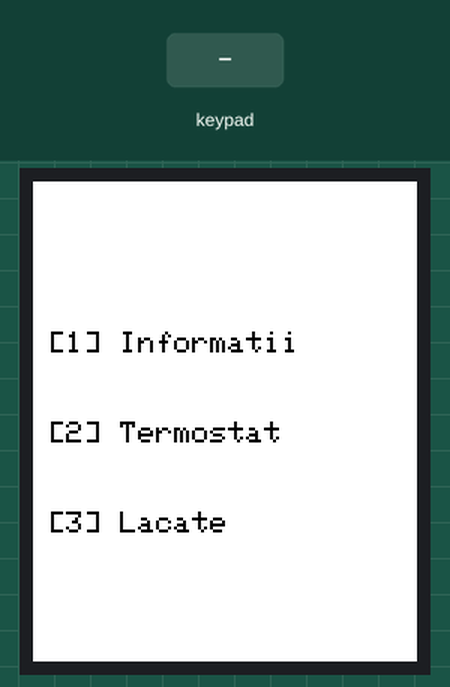
This sketch was run on a simulated Arduino Uno, built with avr-gcc and run on an emulated ATmega328P. Parts: 128×160 colour display. The test bench sets the inputs (shaded band). What the sketch prints to the serial monitor is not drawn.

Above: at 1.3 s.
1.4 s: keypad keys 6 5 7 1 2 * pressed 0.4 s apart
At 2.83 s:
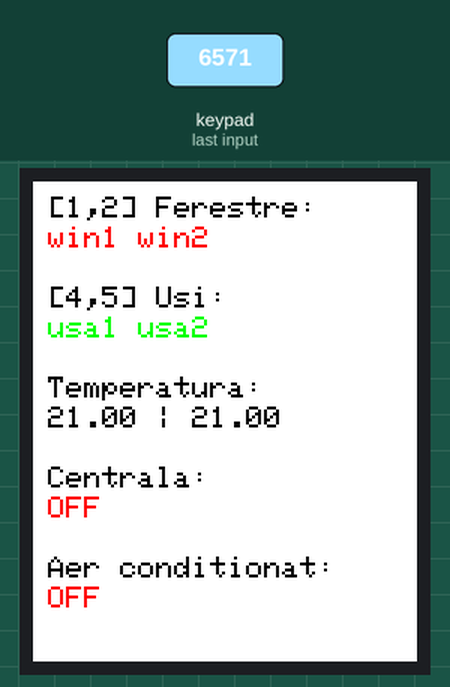
5.3 s: key '2' pressed
At 6.2 s:
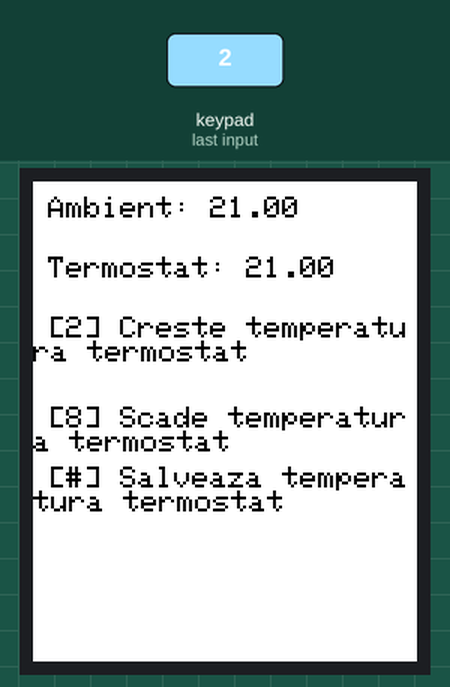
6.8 s: keypad keys 6 5 7 1 2 # pressed 0.4 s apart
At 11.3 s:
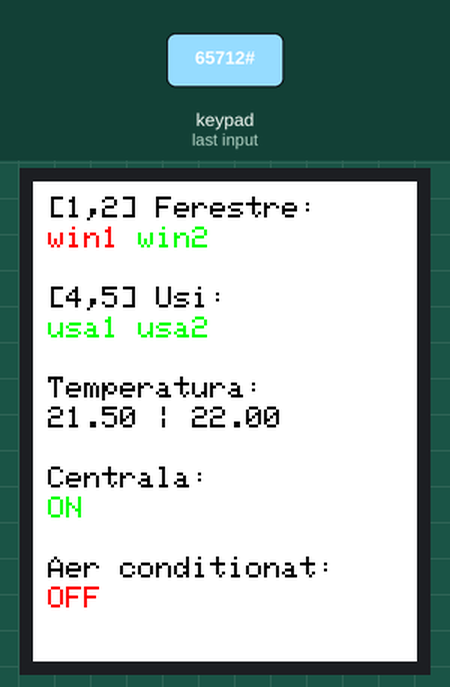
11.6 s: key '1' pressed
At 13.1 s:
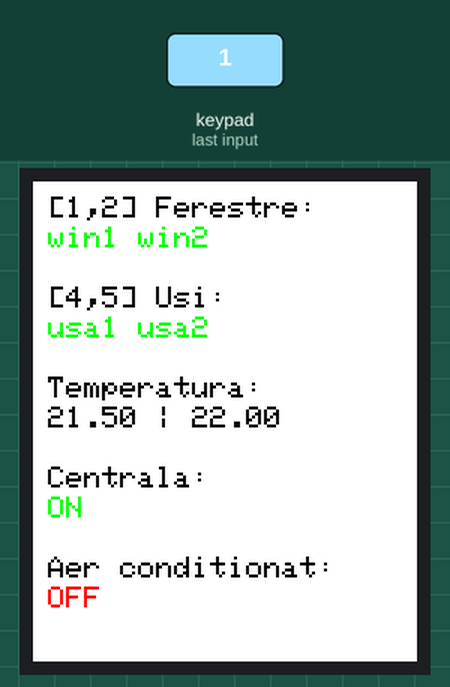
14.6 s: keypad keys 4 3 2 # pressed 0.4 s apart
At 16.5 s:
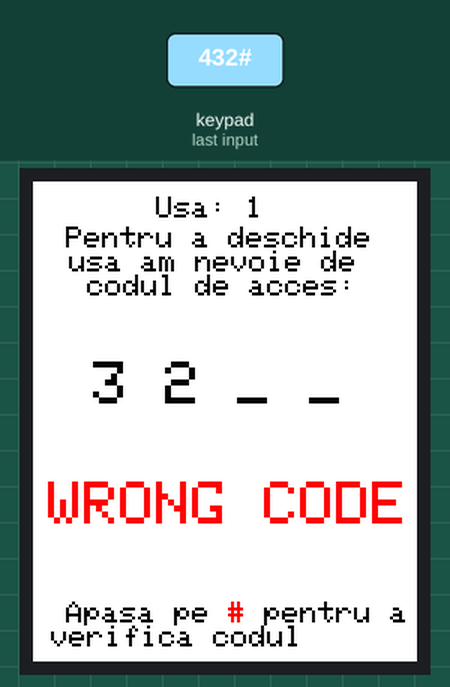
17.7 s: key '*' pressed
At 18.9 s:
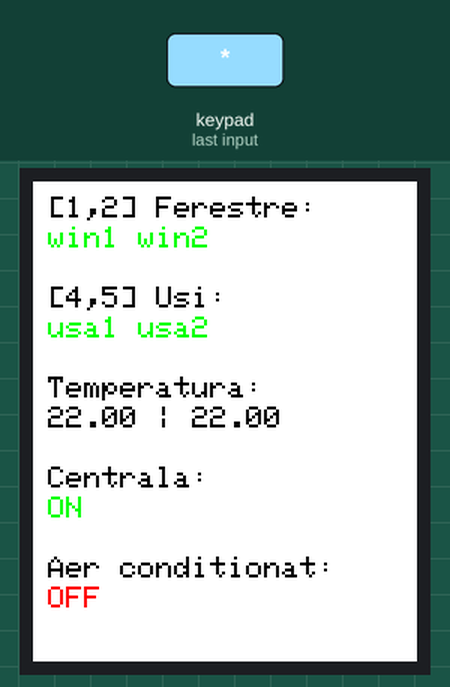
Timing chart, 0 to 20.7 s (numbered marks = the images above; inputs shaded):
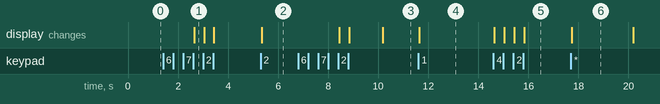

Measured:
- after the input at 1.4 s, the display: changes after 1.2 s (image 1)
- after the input at 5.3 s, the display: changes at once (image 2)
- after the input at 6.8 s, the display: first changes after 1.6 s (image 3 shows a later state)
- after the input at 11.6 s, the display: changes at once (image 4)
- after the input at 14.6 s, the display: first changes at once (image 5 shows a later state)
- after the input at 17.7 s, the display: changes at once (image 6)
- what the display in image 6 shows lasts 2.5 s, from 17.7 s to 20.2 s

The sketch:

ii.ino
```cpp
#include <Adafruit_GFX.h>    // Core graphics library
#include <Adafruit_ST7735.h> // Hardware-specific library for ST7735
#include <Keypad.h>
#include <TimerOne.h>
/////////////////////////////////////////////////////////////// HARDWARE ///////////////////////////////////////////////////////////////
// declarare display
#define TFT_CS 10
#define TFT_RST 9
#define TFT_DC 8
Adafruit_ST7735 tft = Adafruit_ST7735(TFT_CS, TFT_DC, TFT_RST);

//declarare butoane utilizate de pe keypad
const byte ROWS = 4;
const byte COLS = 3;
char keys[ROWS][COLS] = {
  {'1', '2', '3'},
  {'4', '5', '6'},
  {'7', '8', '9'},
  {'*', '0', '#'}

};
//declarare pini pentru keypad
byte rowPins[ROWS] = {6, 5, 7, 12};
byte colPins[COLS] = {4, 3, 2};
Keypad keypad = Keypad(makeKeymap(keys), rowPins, colPins, ROWS, COLS);

/////////////////////////////////////////////////////////////// SOFTWARE ///////////////////////////////////////////////////////////////
// stari
enum stateT {INDEX, INFO, TEMPERATURE, SECURITY, OPEN_DOOR, CHANGE_DOOR_CODE};
enum stateThermostat {STOP, START_HOT, START_COLD};

stateT state = INDEX;
stateThermostat thermostat = STOP;
// management erori
byte wrongCode = false;
// stare elemente monitorizate
byte window1Closed = false, window2Closed = false;
byte door1Closed = true, door2Closed = true;
short selectedDoor = 0;
// termostat
volatile float ambientTemperature = 21.0;
float setTemperature = 21.0;
// securitate
char code[2][4] = {{'0', '0', '0', '0'}, {'0', '0', '0', '0'}};
char userCode[4] = {' ', ' ', ' ', ' '};
char userCodeIndex = 0;


void setup() {
  Serial.begin(9600);
  tft.initR(INITR_BLACKTAB);
  Timer1.initialize(5000000);
  Timer1.attachInterrupt(changeAmbientTemperature);
  indexMenu();
}

void loop() {
  char key = keypad.getKey();

  if (key) {

    switch (state) {
      case INDEX:
        switch (key) {
          case '1': state = INFO; infoMenu(); break;
          case '2': state = TEMPERATURE; thermostatMenu(); break;
          case '3': state = SECURITY; locksMenu(); break;
          default: Serial.println("DK which button you pressed");
        }
        break;
      case INFO:
        switch (key) {
          case '1': handleInputChanged(1); break;
          case '2': handleInputChanged(2); break;
          case '4': state = OPEN_DOOR; resetInputCode(); selectedDoor = 1; openDoor(); break;
          case '5': state = OPEN_DOOR; resetInputCode(); selectedDoor = 2; openDoor(); break;
          case '*': state = INDEX;  indexMenu(); break;
          default: Serial.println("DK which button you pressed");
        }
        break;
      case OPEN_DOOR:
        switch (key) {
          case '*': state = INFO; wrongCode = false; infoMenu(); break;
          case '#': verifyCode(); break;
          default:
            Serial.println("You pressed: ");
            Serial.println(key);
            handleAddCode(key, 1);
        }
        break;
      case TEMPERATURE:
        switch (key) {
          case '2': increaseTemperature(); break;
          case '8': decreaseTemperature(); break;
          case '#':
            saveTemperature();
            state = INFO;
            infoMenu();
            break;
          case '*': state = INDEX; indexMenu(); break;
          default:
            Serial.println("You pressed: ");
            Serial.println(key);
        }
        break;
      case SECURITY:
        switch (key) {
          case '*': state = INDEX; indexMenu(); break;
          case '1': state = CHANGE_DOOR_CODE; resetInputCode(); selectedDoor = 1; changeDoorCode(); break;
          case '2': state = CHANGE_DOOR_CODE; resetInputCode(); selectedDoor = 2; changeDoorCode(); break;
          default:
            Serial.print("You pressed: ");
            Serial.println(key);

        }
        break;
      case CHANGE_DOOR_CODE:
        switch (key) {
          case '*': state = SECURITY; locksMenu(); break;
          case '#': confirmCode(); state = SECURITY; locksMenu(); break;
          default:
            Serial.println("You pressed: ");
            Serial.println(key);
            handleAddCode(key, 0);
        }
        break;
      default: Serial.println("Who am I?");
    }
  }
}

/////////////////////////////////////////////////////////////// COMMONS ///////////////////////////////////////////////////////////////
void initPage() {
  tft.fillScreen(ST7735_WHITE);
  tft.setTextSize(1);
  tft.setTextColor(ST7735_BLACK);
  tft.setTextWrap(true);
}
uint16_t getColor(byte item) {
  if (item)
    return ST7735_GREEN;
  else
    return ST7735_RED;
}
void resetInputCode() {
  for (char i = 0; i < 4; i++)
    userCode[i] = ' ';
}
/////////////////////////////////////////////////////////////// INDEX ///////////////////////////////////////////////////////////////
void indexMenu() {
  initPage();
  tft.setCursor(5, 50);
  tft.print("[1] Informatii");
  tft.setCursor(5, 80);
  tft.print("[2] Termostat");
  tft.setCursor(5, 110);
  tft.print("[3] Lacate");
}

/////////////////////////////////////////////////////////////// INFO ///////////////////////////////////////////////////////////////
void handleInputChanged(int input) {
  switch (input) {
    case 1: window1Closed = !window1Closed; break;
    case 2: window2Closed = !window2Closed; break;
    default: Serial.println("Only Jesus can help you now!");
  }
  infoMenu();
}
void infoMenu() {
  initPage();

  tft.setCursor(5, 5);
  tft.print("[1,2] Ferestre:");
  tft.setCursor(5, 15);
  tft.setTextColor(getColor(window1Closed));
  tft.print("win1 ");
  tft.setTextColor(getColor(window2Closed));
  tft.print("win2");

  tft.setTextColor(ST7735_BLACK);
  tft.setCursor(5, 35);
  tft.print("[4,5] Usi:");
  tft.setCursor(5, 45);
  tft.setTextColor(getColor(door1Closed));
  tft.print("usa1 ");
  tft.setTextColor(getColor(door2Closed));
  tft.print("usa2");

  tft.setTextColor(ST7735_BLACK);
  tft.setCursor(5, 65);
  tft.print("Temperatura:");
  tft.setCursor(5, 75);
  tft.print(ambientTemperature);
  tft.print(" | ");
  tft.print(setTemperature);

  tft.setCursor(5, 95);
  tft.print("Centrala:");
  tft.setCursor(5, 105);
  if (thermostat == START_HOT) {
    tft.setTextColor(ST7735_GREEN);
    tft.print("ON");
  }
  else {
    tft.setTextColor(ST7735_RED);
    tft.print("OFF");
  }

  tft.setTextColor(ST7735_BLACK);
  tft.setCursor(5, 125);
  tft.print("Aer conditionat:");
  tft.setCursor(5, 135);
  if (thermostat == START_COLD) {
    tft.setTextColor(ST7735_GREEN);
    tft.print("ON");
  }
  else {
    tft.setTextColor(ST7735_RED);
    tft.print("OFF");
  }
}
/////////////////////////////////////////////////////////////// OPEN_DOOR ///////////////////////////////////////////////////////////////
void handleAddCode(char key, byte _openDoor) {
  if (userCodeIndex + 1 > 4)
    userCodeIndex = 0;
  userCode[userCodeIndex] = ' ';
  userCode[userCodeIndex++] = key;
  if (_openDoor)
    openDoor();
  else
    changeDoorCode();
}
void openDoorWithCode() {
  initPage();
  tft.setCursor(5, 5);
  tft.print("      Usa: ");
  tft.print(selectedDoor);
  tft.setCursor(5, 15);
  tft.print(" Pentru a deschide    usa am nevoie de      codul de acces:");

  tft.setTextSize(2);
  tft.setCursor(20, 60);
  for (short i = 0; i < 4; i++) {
    if (userCode[i] == ' ')
      tft.print("_ ");
    else {
      tft.print(userCode[i]);
      tft.print(" ");
    }
  }

  if (wrongCode) {
    tft.setCursor(5, 100);
    tft.setTextColor(ST7735_RED);
    tft.print("WRONG CODE");
    tft.setTextColor(ST7735_BLACK);
  }
  tft.setTextSize(1);
  tft.setCursor(5, 140);
  tft.print(" Apasa pe ");
  tft.setTextColor(ST7735_RED);
  tft.print("# ");
  tft.setTextColor(ST7735_BLACK);
  tft.print("pentru a verifica codul");
}

void openDoor() {
  if (selectedDoor == 1) {
    if (door1Closed == false) {
      door1Closed = true;
      state = INFO;
      infoMenu();
    }
    else {
      openDoorWithCode();
    }
  }
  else {
    if (door2Closed == false) {
      door2Closed = true;
      state = INFO;
      infoMenu();
    }
    else {
      openDoorWithCode();
    }
  }

}
void verifyCode() {
  byte ok = true;
  for (char i = 0; i < 4; i++) {
    if (code[selectedDoor - 1][i] != userCode[i]) {
      ok = false;
      break;
    }
  }
  if (ok) {
    if (selectedDoor == 1)
      door1Closed = false;
    else
      door2Closed = false;
    wrongCode = false;
    state = INFO;
    infoMenu();
  }
  else {
    wrongCode = true;
    openDoor();
  }
}
/////////////////////////////////////////////////////////////// THERMOSTAT ///////////////////////////////////////////////////////////////
void increaseTemperature() {
  setTemperature += 1;
  thermostatMenu();
}
void decreaseTemperature() {
  setTemperature -= 1;
  thermostatMenu();
}

void changeAmbientTemperature() {
  if (thermostat != STOP) {
    if (ambientTemperature != setTemperature) {
      Serial.println("This is an inside job");
      if (thermostat == START_COLD)
        ambientTemperature -= 0.5;
      if (thermostat == START_HOT)
        ambientTemperature += 0.5;
      if (state == INFO)
        infoMenu();
    }
    else {
      thermostat = STOP;
      if (state == INFO)
        infoMenu();
    }
  }
}
void saveTemperature() {
  if (setTemperature < ambientTemperature)
    thermostat = START_COLD;
  else
    thermostat = START_HOT;
}
void thermostatMenu() {
  initPage();

  tft.setCursor(5, 5);
  tft.print("Ambient: ");
  tft.print(ambientTemperature);
  tft.setCursor(5, 25);
  tft.print("Termostat: ");
  tft.print(setTemperature);

  tft.setCursor(5, 45);
  tft.print("[2] Creste temperatura termostat");
  tft.setCursor(5, 75);
  tft.print("[8] Scade temperatura termostat");
  tft.setCursor(5, 95);
  tft.print("[#] Salveaza temperatura termostat");
}

/////////////////////////////////////////////////////////////// LOCKS ///////////////////////////////////////////////////////////////
void changeDoorCode() {
  initPage();
  tft.setCursor(5, 5);
  tft.print("      Usa: ");
  tft.print(selectedDoor);
  tft.setCursor(5, 15);
  tft.print(" Introdu noul cod de acces:");

  tft.setTextSize(2);
  tft.setCursor(20, 60);
  for (short i = 0; i < 4; i++) {
    if (userCode[i] == ' ')
      tft.print("_ ");
    else {
      tft.print(userCode[i]);
      tft.print(" ");
    }
  }
  tft.setTextSize(1);
  tft.setCursor(5, 140);
  tft.print(" Apasa pe ");
  tft.setTextColor(ST7735_RED);
  tft.print("# ");
  tft.setTextColor(ST7735_BLACK);
  tft.print("pentru a salva noul cod");
}
void confirmCode() {
  for (byte i = 0; i < 4; i++) {
    code[selectedDoor - 1][i] = userCode[i];
  }
}
void locksMenu() {
  initPage();

  tft.setCursor(5, 5);
  tft.print("Coduri de acces: ");
  tft.setCursor(5, 25);
  tft.print("[1] Usa1: ");
  for (char i = 0; i < 4; i++)
    tft.print(code[0][i]);
  tft.setCursor(5, 40);
  tft.print("[2] Usa2: ");
  for (char i = 0; i < 4; i++)
    tft.print(code[1][i]);

}
```
